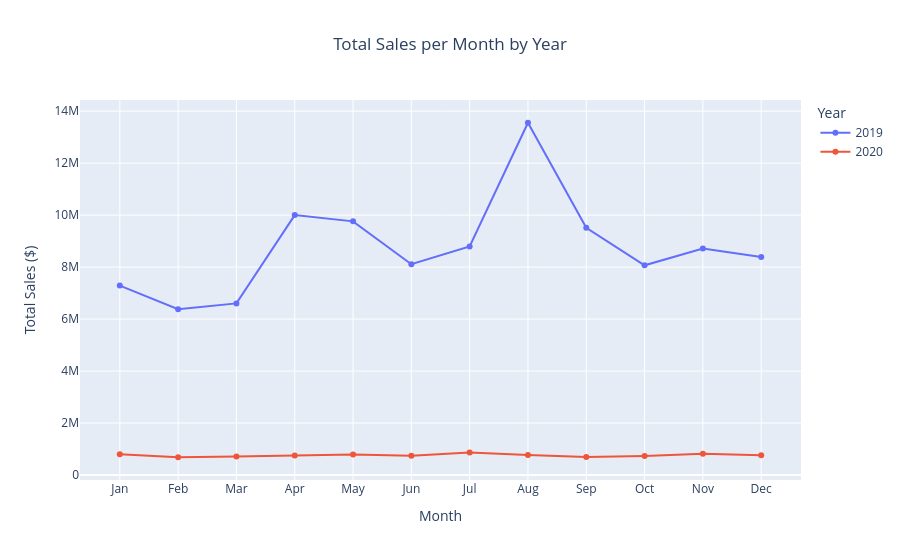

The notebook cell this image was saved under:
### Markdown cell above
Data Visualizations

### Code cell
import plotly.express as px
import calendar

monthly_sales_by_year = df_cleaned.groupby(['Year', 'Month'])['Sales'].sum().reset_index()
monthly_sales_by_year = monthly_sales_by_year.sort_values(['Year', 'Month'])
monthly_sales_by_year['MonthName'] = monthly_sales_by_year['Month'].apply(lambda x: calendar.month_abbr[int(x)])

monthly_sales_by_year['Year'] = monthly_sales_by_year['Year'].astype(str)

fig = px.line(monthly_sales_by_year, 
              x='MonthName', 
              y='Sales', 
              color='Year',
              title='Total Sales per Month by Year',
              labels={'MonthName': 'Month', 'Sales': 'Total Sales ($)', 'Year': 'Year'},
              markers=True)

fig.update_traces(hovertemplate='<b>Month:</b> %{x}<br><b>Sales:</b> $%{y:,.2f}')
fig.update_layout(
    xaxis_title='Month',
    yaxis_title='Total Sales ($)',
    title_x=0.5,
    xaxis={'categoryorder':'array', 'categoryarray': [calendar.month_abbr[i] for i in range(1, 13)]}
)
fig.show()

### Figure 1 — Plotly figure (JSON) as saved in the notebook; plotly's stock layout.template omitted (floating-point values rounded to 4 significant figures)
{"data": [{"hovertemplate": "<b>Month:</b> %{x}<br><b>Sales:</b> $%{y:,.2f}", "legendgroup": "2019", "line": {"color": "#636efa", "dash": "solid"}, "marker": {"symbol": "circle"}, "mode": "lines+markers", "name": "2019", "orientation": "v", "showlegend": true, "type": "scatter", "x": ["Jan", "Feb", "Mar", "Apr", "May", "Jun", "Jul", "Aug", "Sep", "Oct", "Nov", "Dec"], "xaxis": "x", "y": [7289000.0, 6380000.0, 6603000.0, 10000000.0, 9759000.0, 8110000.0, 8795000.0, 13550000.0, 9514000.0, 8068000.0, 8713000.0, 8390000.0], "yaxis": "y"}, {"hovertemplate": "<b>Month:</b> %{x}<br><b>Sales:</b> $%{y:,.2f}", "legendgroup": "2020", "line": {"color": "#EF553B", "dash": "solid"}, "marker": {"symbol": "circle"}, "mode": "lines+markers", "name": "2020", "orientation": "v", "showlegend": true, "type": "scatter", "x": ["Jan", "Feb", "Mar", "Apr", "May", "Jun", "Jul", "Aug", "Sep", "Oct", "Nov", "Dec"], "xaxis": "x", "y": [799000.0, 683700.0, 710600.0, 753600.0, 791100.0, 738000.0, 865800.0, 769700.0, 696400.0, 735600.0, 819300.0, 757700.0], "yaxis": "y"}], "layout": {"legend": {"title": {"text": "Year"}, "tracegroupgap": 0}, "title": {"text": "Total Sales per Month by Year", "x": 0.5}, "xaxis": {"anchor": "y", "categoryarray": ["Jan", "Feb", "Mar", "Apr", "May", "Jun", "Jul", "Aug", "Sep", "Oct", "Nov", "Dec"], "categoryorder": "array", "domain": [0, 1], "title": {"text": "Month"}}, "yaxis": {"anchor": "x", "domain": [0, 1], "title": {"text": "Total Sales ($)"}}}}
